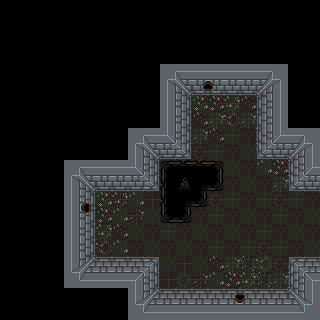

Rendered tile map (Tiled .tmx) drawn with the repository's tilesets; below, a short description and the full map source, tile grids included:
An orthogonal 20x20 tile map with 16x16 px tiles, 1 tile layer (Tile Layer 1).

<map version="1.2" tiledversion="1.2.3" orientation="orthogonal" renderorder="right-down" width="20" height="20" tilewidth="16" tileheight="16" infinite="0" nextlayerid="2" nextobjectid="1">
 <tileset firstgid="1" source="Basic Tileset Inside.tsx" />
 <layer id="1" name="Tile Layer 1" width="20" height="20">
  <data encoding="csv">
88,88,88,88,88,88,88,88,88,88,88,88,88,88,88,88,88,88,88,88,
88,88,88,88,88,88,88,88,88,88,88,88,88,88,88,88,88,88,88,88,
88,88,88,88,88,88,88,88,88,88,88,88,88,88,88,88,88,88,88,88,
88,88,88,88,88,88,88,88,88,88,88,88,88,88,88,88,88,88,88,88,
88,88,88,88,88,88,88,88,88,88,1,2,41,41,41,41,3,4,88,88,
88,88,88,88,88,88,88,88,88,88,17,18,11,12,9,9,19,20,88,88,
88,88,88,88,88,88,88,88,88,88,57,25,95,85,96,83,10,42,88,88,
88,88,88,88,88,88,88,88,88,88,57,25,83,94,67,94,10,42,88,88,
88,88,88,88,88,88,88,88,1,2,39,40,94,83,92,81,37,38,3,4,
88,88,88,88,88,88,88,88,17,18,55,56,66,92,81,91,53,54,19,20,
88,88,88,88,1,2,41,41,39,40,71,72,72,73,91,81,93,85,37,38,
88,88,88,88,17,18,9,9,55,56,87,74,119,105,81,91,81,94,53,54,
88,88,88,88,57,13,95,86,93,82,87,119,105,66,92,81,92,66,92,81,
88,88,88,88,57,29,85,93,84,91,103,105,81,92,81,91,81,92,81,91,
88,88,88,88,57,25,96,83,91,81,92,81,91,81,91,81,92,81,91,81,
88,88,88,88,57,25,67,93,81,91,81,91,81,92,81,92,66,92,81,91,
88,88,88,88,33,34,26,26,7,8,91,82,91,83,94,68,77,66,5,6,
88,88,88,88,49,50,58,58,23,24,82,76,84,93,85,96,68,94,21,22,
88,88,88,88,88,88,88,88,33,34,26,26,26,26,27,28,26,26,35,36,
88,88,88,88,88,88,88,88,49,50,58,58,58,58,58,58,58,58,51,52
</data>
 </layer>
</map>
